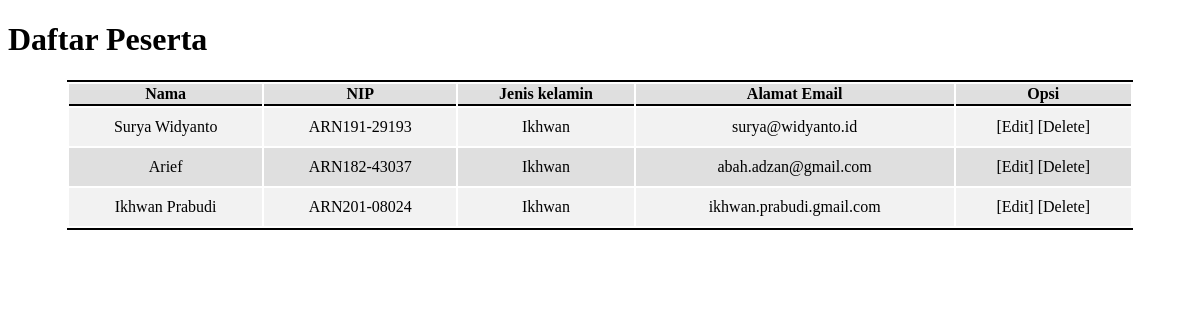
Page /displays/participant-table on the committed database.
### displays/models.py (models this page shows)
class Participant(models.Model):
    name = models.CharField(max_length=50)
    nip = models.CharField(max_length=50)
    gender = models.CharField(max_length=50, default="Male")
    email = models.EmailField(unique=True)

### displays/views.py (the view)
# urls.py: path('participant-table', views.participant_table, name='participant_table')
def participant_table(request):
    list_participant = Participant.objects.all()
    data = {'list_participant': list_participant}
    return render(request, 'participant_table.html', context=data)

### projecthsi/templates/participant_table.html (shortened to what this page needs)
<!DOCTYPE html>
<html lang="en">
<head>
</head>
<body>
    <h1>Daftar Peserta</h1>
    {% if list_participant %}
    <table class="center">
        <tr>
            <th>Nama</th>
            <th>NIP</th>
            <th>Jenis kelamin</th>
            <th>Alamat Email</th>
            <th>Opsi</th>
        </tr>
        {% for participant in list_participant %}
        <tr>
            <td>{{participant.name}}</td>
            <td>{{participant.nip}}</td>
            <td>{{participant.gender}}</td>
            <td>{{participant.email}}</td>
            <td>[Edit] [Delete]</td>
        </tr>
        {% endfor %}
    </table>
{% endif %}
</body>
</html>

### projecthsi/templates/participant_table.html (style rules this page uses)
table { width: 90%; border-top: 2px solid black; border-bottom: 2px solid black; }
th { border-bottom: 2px solid black; }
td { text-align: center; padding-top: 10px; padding-bottom: 10px; }
tr:nth-child(odd) { background-color: #dfdfdf; }
tr:nth-child(even) { background-color: #f2f2f2; }
.center { margin-left: auto; margin-right: auto; }

### rows in the picture
Participant: name "Surya Widyanto", nip "ARN191-29193", gender "Ikhwan", email "surya@widyanto.id"
Participant: name "Arief", nip "ARN182-43037", gender "Ikhwan", email "abah.adzan@gmail.com"
Participant: name "Ikhwan Prabudi", nip "ARN201-08024", gender "Ikhwan", email "ikhwan.prabudi.gmail.com"
